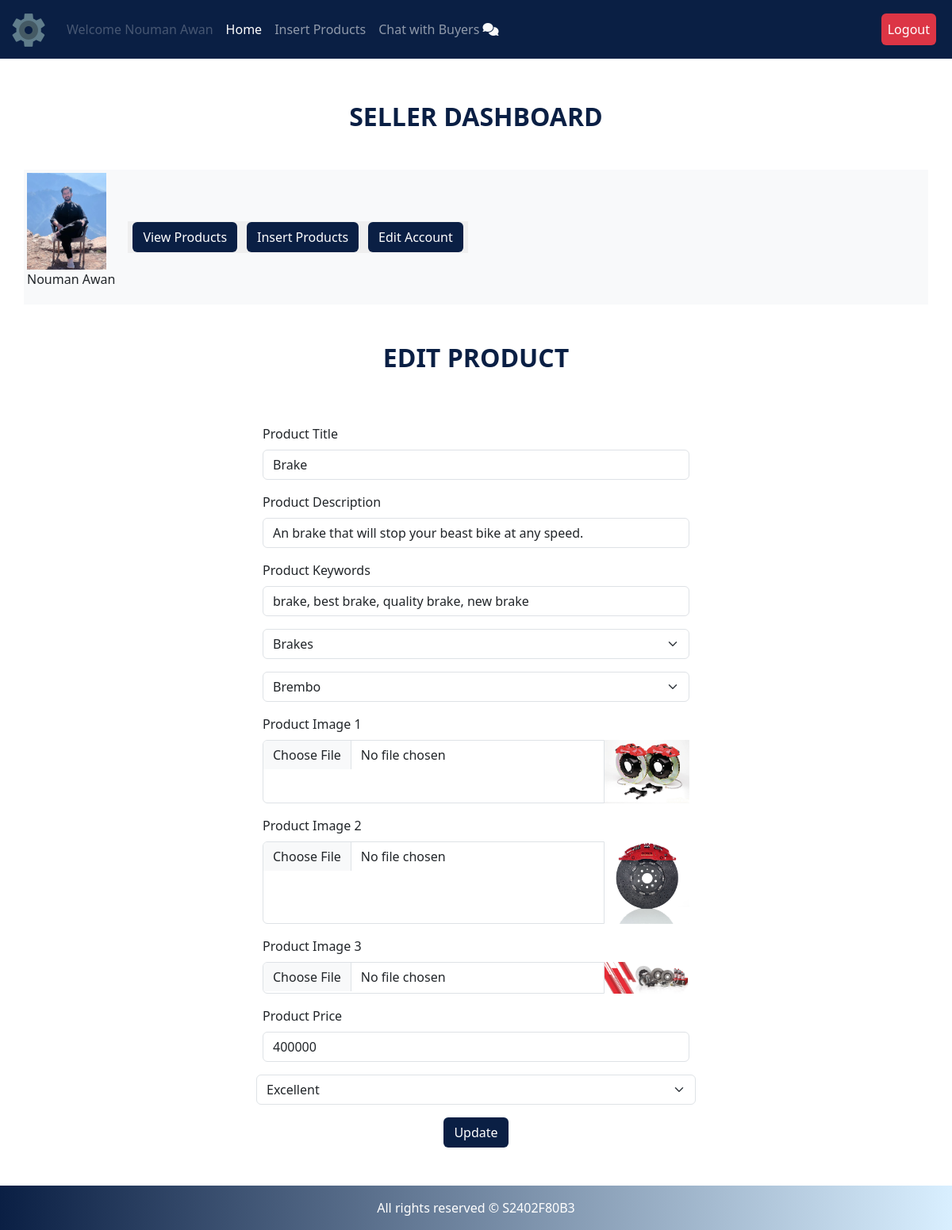
The page /seller/index.php?edit_product=10 (signed in) on the database its author committed.
### tables this page shows
CREATE TABLE `sellers` (
  `seller_id` int(11) NOT NULL,
  `sellername` varchar(255) NOT NULL,
  `seller_email` varchar(255) NOT NULL,
  `seller_password` varchar(255) NOT NULL,
  `seller_image` varchar(255) NOT NULL,
  `seller_address` varchar(255) NOT NULL,
  `seller_mobile` varchar(255) NOT NULL,
  `status` varchar(255) NOT NULL
);

CREATE TABLE `products` (
  `product_id` int(11) NOT NULL,
  `product_title` varchar(100) NOT NULL,
  `seller_id` int(11) NOT NULL,
  `product_description` varchar(255) NOT NULL,
  `product_keywords` varchar(255) NOT NULL,
  `category_id` int(11) NOT NULL,
  `brand_id` int(11) NOT NULL,
  `product_image1` varchar(255) NOT NULL,
  `product_image2` varchar(255) NOT NULL,
  `product_image3` varchar(255) NOT NULL,
  `product_price` varchar(100) NOT NULL,
  `product_condition` varchar(255) NOT NULL,
  `date` timestamp NOT NULL DEFAULT current_timestamp() ON UPDATE current_timestamp(),
  `status` varchar(100) NOT NULL
);

CREATE TABLE `categories` (
  `category_id` int(11) NOT NULL,
  `category_title` varchar(100) NOT NULL
);

CREATE TABLE `brands` (
  `brand_id` int(11) NOT NULL,
  `brand_title` varchar(100) NOT NULL
);

### seller/edit_products.php (the view, shortened to what this page needs)
<h2 style="color: #0A1F44; font-weight: 800" class="text-center my-5">EDIT PRODUCT</h2>
<?php
if(isset($_GET['edit_product'])){
    $product_id = $_GET['edit_product'];
}
$get_products = "SELECT * FROM `products` WHERE product_id = $product_id";
    $result = mysqli_query($conn, $get_products);
    $row = mysqli_fetch_assoc($result);
    $product_title = $row['product_title'];
    $product_description = $row['product_description'];
    $product_keywords = $row['product_keywords'];
    $category_id = $row['category_id'];
    $brand_id = $row['brand_id'];
    $product_image1 = $row['product_image1'];
    $product_image2 = $row['product_image2'];
    $product_image3 = $row['product_image3'];
    $product_price = $row['product_price'];
    $product_condition = $row['product_condition'];
?>
<div class="row d-flex justify-content-center">
<form class="row g-3 needs-validation mb-5 col-lg-6" method="post" enctype="multipart/form-data" novalidate>
  <div class="form-group">
    <label for="product_title" class="form-label">Product Title</label>
    <input type="text" class="form-control" id="product_title" name="product_title" value="<?php echo $product_title; ?>" required>
  </div>
  <div class="form-group">
    <label for="description" class="form-label">Product Description</label>
    <input type="text" class="form-control" id="product_description" name="product_description" value="<?php echo $product_description; ?>" required>
  </div>
  <div class="form-group">
    <label for="product_keywords" class="form-label">Product Keywords</label>
    <div class="input-group has-validation">
      <input type="text" class="form-control" name="product_keywords" id="product_keywords" aria-describedby="inputGroupPrepend" value="<?php echo $product_keywords; ?>" required>
    </div>
  </div>
  <div class="form-group">
  <select class="form-select" name="product_categories" aria-label="Default select example">
  <?php
$select_cat = "SELECT * FROM `categories` WHERE category_id = $category_id";
  $result_cat = mysqli_query($conn, $select_cat);
  $row_cat = mysqli_fetch_assoc($result_cat);
  $cat_title = $row_cat['category_title'];
  $cat_id = $row_cat['category_id'];
?>
  <option value="<?php echo $cat_id; ?>" selected><?php echo $cat_title; ?></option>
</select>
  </div>
  <div class="form-group">
  <select class="form-select" name="product_brands" aria-label="Default select example">
  <?php
$select_br = "SELECT * FROM `brands` WHERE brand_id = $brand_id";
  $result_br = mysqli_query($conn, $select_br);
  $row_br = mysqli_fetch_assoc($result_br);
  $br_title = $row_br['brand_title'];
  $br_id = $row_br['brand_id'];
?>
<option value="<?php echo $br_id; ?>" selected><?php echo $br_title; ?></option>
</select>
  </div>
  <div class="form-group">
    <label for="product_image1" class="form-label">Product Image 1</label>
    <div class="input-group has-validation">
      <input type="file" class="form-control" name="product_image1" id="product_image1" required>
      <img class="edit-img" src="product_images/<?php echo $product_image1 ?>" alt="">
    </div>
  </div>
  <div class="form-group">
    <label for="product_image2" class="form-label">Product Image 2</label>
    <div class="input-group has-validation">
      <input type="file" class="form-control" name="product_image2" id="product_image2" required>
      <img class="edit-img" src="product_images/<?php echo $product_image2 ?>" alt="">
    </div>
  </div>
  <div class="form-group">
    <label for="product_image3" class="form-label">Product Image 3</label>
    <div class="input-group has-validation">
      <input type="file" class="form-control" name="product_image3" id="product_image3" required>
      <img class="edit-img" src="product_images/<?php echo $product_image3 ?>" alt="">
    </div>
  </div>
  <div class="form-group">
    <label for="product_price" class="form-label">Product Price</label>
    <div class="input-group has-validation">
      <input type="text" class="form-control" name="product_price" id="product_price" value="<?php echo $product_price; ?>" required>
    </div>
  </div>
  <select class="form-select" name="product_condition" aria-label="Default select example">
  <option selected value="<?php echo $product_condition; ?>"><?php echo $product_condition; ?></option>
</select>
  <div class="text-center">
    <input class="btn btn-panel text-white" name="insert_product" type="submit"  value="Update"/>
  </div>
</form>
</div>

### seller/index.php (shortened to what this page needs)
<?php
include("../includes/connect.php");
?>
<!DOCTYPE html>
<html lang="en">
<head>
    <link href="https://cdn.jsdelivr.net/npm/bootstrap@5.3.3/dist/css/bootstrap.min.css" rel="stylesheet">
    <link rel="stylesheet" href="assets/style.css">
    <link rel="stylesheet" href="https://cdnjs.cloudflare.com/ajax/libs/font-awesome/6.6.0/css/all.min.css"
 />
</head>
<body>
<div class="container-fluid">
  <nav class="navbar navbar-expand navbar-dark bg-dark upper-nav fixed-top">
    <div class="container-fluid">
      <a class="navbar-brand" href="index.php"><img src="assets/favicon.png" alt=""></a>
      <ul class="navbar-nav mb-2 mb-lg-0 me-auto">
        <li class="nav-item">
          <a class="nav-link disabled" aria-current="page">Welcome <?php echo $_SESSION['sellername']; ?></a>
        </li>
        <li class="nav-item">
          <a class="nav-link active" href="index.php" aria-current="page">Home</a>
        </li>
        <li class="nav-item">
          <a class="nav-link" aria-current="page" href="insert_product.php">Insert Products</a>
        </li>
        <li class="nav-item">
          <a class="nav-link" href="chat.php">Chat with Buyers <i class="fa-solid fa-comments text-light"></i></a>
        </li>
      </ul>
      <ul class="navbar-nav mb-2 mb-lg-0 ms-auto">
        <li class="nav-item">
            <a class="nav-link active btn btn-outline-danger mx-2" href="../logout.php">Logout</a>
        </li>
      </ul>
    </div>
  </nav>
</div>
<div class="container-fluid main-body">
<h2 style="color: #0A1F44; font-weight: 800" class="text-center my-5">SELLER DASHBOARD</h2>
<div class="container">
    <div class="row">
        <div class="col-lg-12 bg-light p-1 d-flex">
            <div>
                <a href="index.php">
                  <?php
                  $seller = $_SESSION['seller_email'];
                  $select_seller = "SELECT * FROM `sellers` where seller_email = '$seller'";
                  $result_seller = mysqli_query($conn, $select_seller);
                  $row_seller = mysqli_fetch_assoc($result_seller);
                  $seller_pic = $row_seller['seller_image'];
                  ?>
                    <img src="seller_images/<?php echo $seller_pic; ?>" alt="" class="seller-image">
                </a>
                <p><?php echo $_SESSION['sellername']; ?></p>
            </div>
            <div class="button text-center p-3 d-flex justify-content-center align-items-center">
                <button>
                    <a href="index.php?view_products" class="btn text-white btn-panel">View Products</a>
                </button>
                <button>
                    <a href="insert_product.php" class="btn text-white btn-panel">Insert Products</a>
                </button>
                <button>
                    <a href="index.php?edit_account" class="btn text-white btn-panel">Edit Account</a>
                </button>
            </div>
        </div>
    </div>
</div>
<div class="container">
  <?php
  if(isset($_GET["edit_product"])){
    include("edit_products.php");
 }
  ?>
</div>
</div>
<?php
include("../includes/footer.php")
?>

### seller/assets/style.css (style rules this page uses)
body { padding-top: 80px; }
.bg-dark { --bs-bg-opacity: 1; background-color: #0A1F44 !important; }
.navbar-brand img { max-width: 100%; height: auto; }
.main-body { min-height: 87vh; }
.upper-nav { border-bottom: 2px solid white; }
.btn-panel { background-color: #0A1F44; }
button { border: none; }
.edit-img { width: 20%; height: 20%; object-fit: contain; }
.seller-image { width: 100px; object-fit: contain; }
.row { margin: 0; }
.container { padding: 0; }

### rows shown on the page
sellers: seller_image (picture)
products: product_title "Brake", product_description "An brake that will stop your beast bike at any speed.", product_keywords "brake, best brake, quality brake, new brake", product_image1 (picture), product_image2 (picture), product_image3 (picture), product_price "400000", product_condition "Excellent"
categories: product_categories "Brakes"
brands: product_brands "Brembo"

### other values the page prints
$_SESSION['sellername'] "Nouman Awan"
